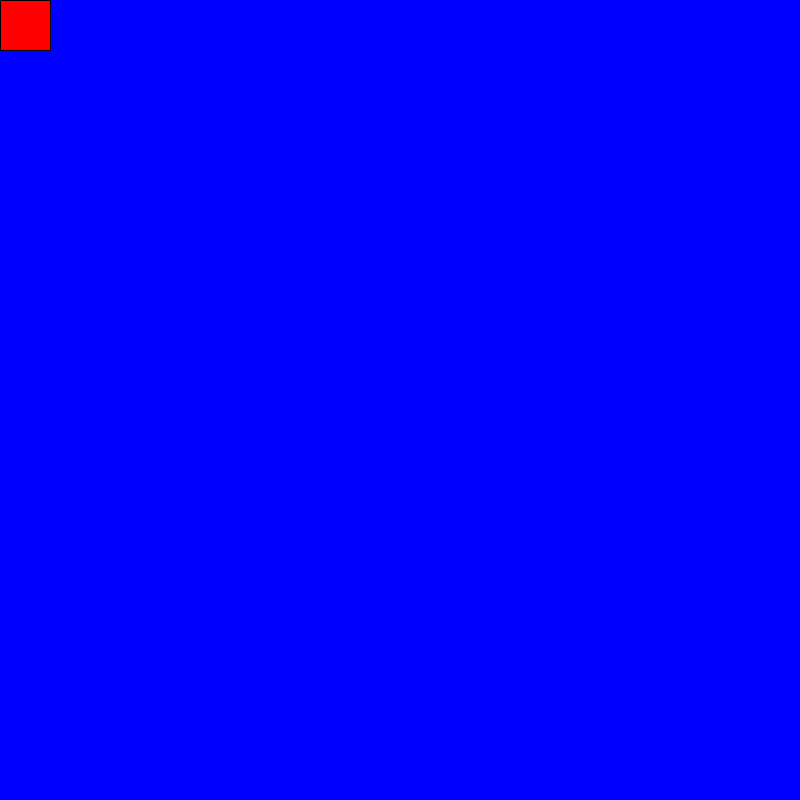
Frame 1 (no input)
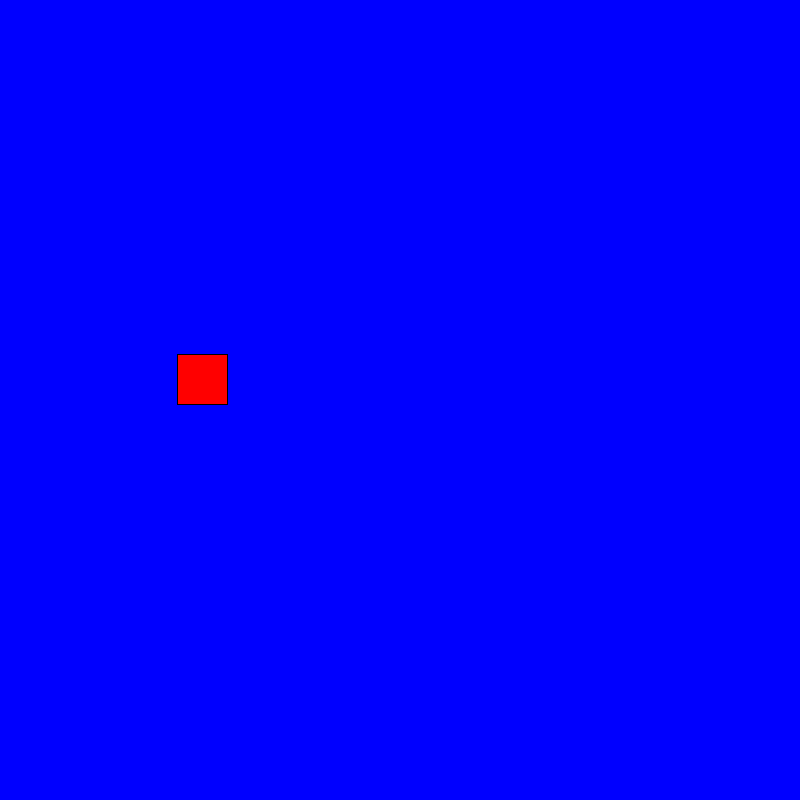
Frame 60 (the mouse pressed at the canvas centre just before this capture)
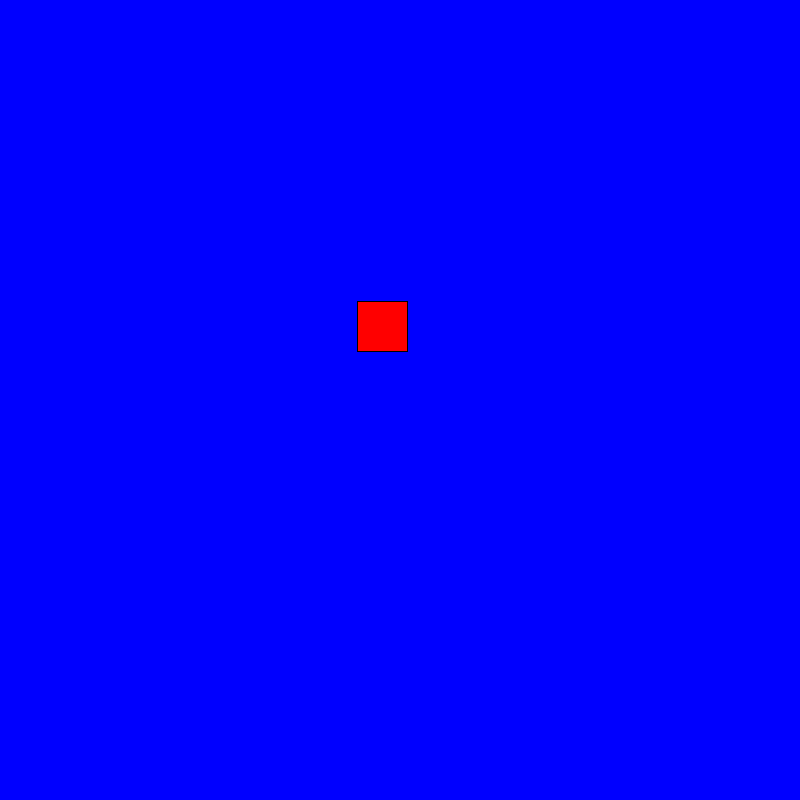
Frame 120 (the mouse held since frame 60 and released just before this capture)

The Processing sketch that drew these frames (run headless with seeded random() and noise(); from frame 60 on, the mouse is pressed at the canvas centre):

// Processing sketch: s05_Gravity
// ── s05_Gravity.pde
void setup() {
  size(800,800);
  fill(255,0,0);
}

float  x = 0.0;
float  y = 0.0;
float speedX = 3, speedY = 0.2;
final int RECT_WIDTH = 50, RECT_HEIGHT = 50; //final means constant
void draw () {
  background(0,0,255);
  rect(x,y,RECT_WIDTH,RECT_HEIGHT);
  //x++; //++x; x = x+1; X+= 1;
  x += speedX;
  y += speedY;
  speedY += .2; //gravity
  if (x < 0 || x >= width - RECT_WIDTH) {
    speedX = -speedX;
  }
  if (y < 0 || y >= height - RECT_HEIGHT) {
    speedY = -speedY;
  }
}
